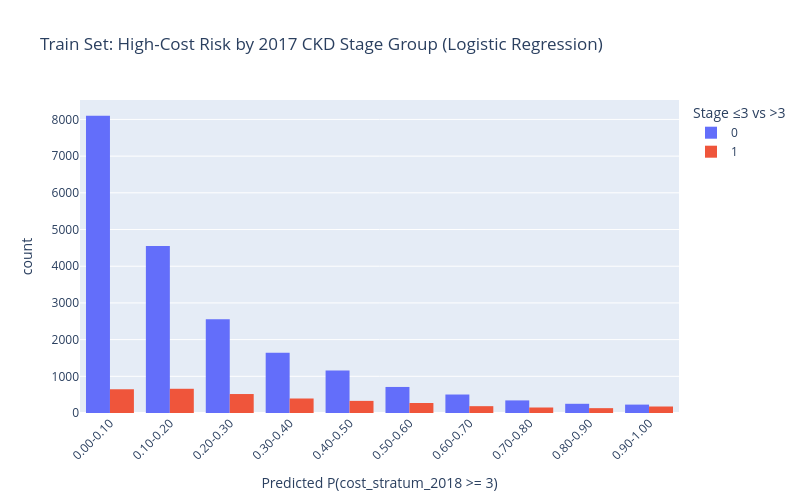

Notebook code for this chart:
### Code cell
train_df_matching = df_binned[df_binned["ENROLID"].isin(train_ids)].reset_index(drop=True)
test_df  = df_binned[df_binned["ENROLID"].isin(test_ids)].reset_index(drop=True)
print("Train size:", len(train_df_matching), "Test size:", len(test_df))
bins = list(train_df_matching["risk_bin"].cat.categories)   # already ordered
fig = px.histogram(
    train_df_matching,
    x="risk_bin",
    color="true_class",
    labels={
        "risk_bin": f"Predicted P(cost_stratum_2018 >= {stratifier_cutoff})",
        "true_class": "Stage ≤3 vs >3"
    },
    title="Train Set: High-Cost Risk by 2017 CKD Stage Group (Logistic Regression)",
    barmode="group",
    height=500, width=800
)
fig.update_xaxes(
    categoryorder="array",
    categoryarray=bins,      # <- enforce ascending order
    tickangle=-45
)
fig.show()

### Figure 1 — Plotly figure (JSON) as saved in the notebook; plotly's stock layout.template omitted (floating-point values rounded to 4 significant figures; data arrays with more than 128 entries replaced by an {"elided": "..."} marker saying what was removed)
{"data": [{"alignmentgroup": "True", "bingroup": "x", "hovertemplate": "Stage ≤3 vs >3=0<br>Predicted P(cost_stratum_2018 >= 3)=%{x}<br>count=%{y}<extra></extra>", "legendgroup": "0", "marker": {"color": "#636efa", "pattern": {"shape": ""}}, "name": "0", "offsetgroup": "0", "orientation": "v", "showlegend": true, "type": "histogram", "x": {"elided": "20047 str values"}, "xaxis": "x", "yaxis": "y"}, {"alignmentgroup": "True", "bingroup": "x", "hovertemplate": "Stage ≤3 vs >3=1<br>Predicted P(cost_stratum_2018 >= 3)=%{x}<br>count=%{y}<extra></extra>", "legendgroup": "1", "marker": {"color": "#EF553B", "pattern": {"shape": ""}}, "name": "1", "offsetgroup": "1", "orientation": "v", "showlegend": true, "type": "histogram", "x": {"elided": "3466 str values"}, "xaxis": "x", "yaxis": "y"}], "layout": {"barmode": "group", "height": 500, "legend": {"title": {"text": "Stage ≤3 vs >3"}, "tracegroupgap": 0}, "title": {"text": "Train Set: High-Cost Risk by 2017 CKD Stage Group (Logistic Regression)"}, "width": 800, "xaxis": {"anchor": "y", "categoryarray": ["0.00-0.10", "0.10-0.20", "0.20-0.30", "0.30-0.40", "0.40-0.50", "0.50-0.60", "0.60-0.70", "0.70-0.80", "0.80-0.90", "0.90-1.00"], "categoryorder": "array", "domain": [0, 1], "tickangle": -45, "title": {"text": "Predicted P(cost_stratum_2018 >= 3)"}}, "yaxis": {"anchor": "x", "domain": [0, 1], "title": {"text": "count"}}}}
